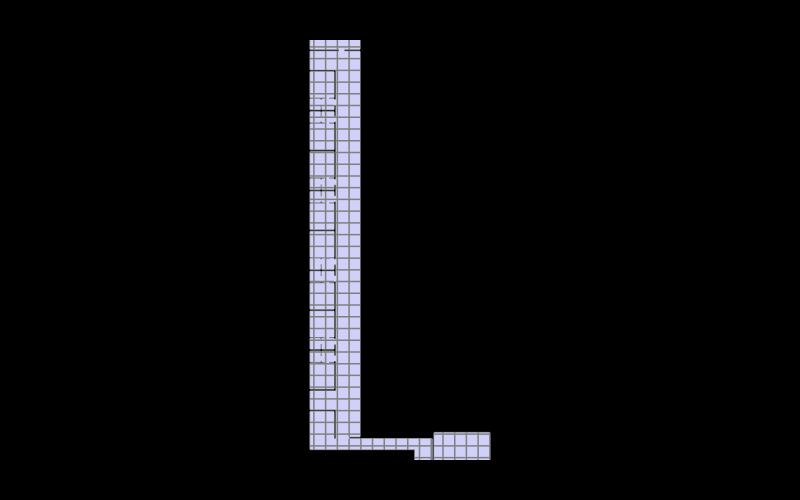

The code cell stored with this chart in its notebook:
### Markdown cell above
## 8. Show the geometry and the grid

### Code cell
# L1 + grid
Topology.Show(plan_l1, grid_l1,
              camera=[0,0,6],
              faceColor=[210,210,250],
              faceOpacity=1,
              edgeColor='grey',
              edgeWidth=3,
              showVertices=False,
              backgroundColor='black',
              width=800, height=500,
              renderer=renderer)

### Figure 1 — Plotly figure (JSON) as saved in the notebook; plotly's stock layout.template omitted (floating-point values rounded to 4 significant figures; data arrays with more than 128 entries replaced by an {"elided": "..."} marker saying what was removed)
{"data": [{"hoverinfo": "text", "hovertext": {"elided": "732 str values"}, "legendgroup": "2", "legendrank": 2, "line": {"color": "#808080", "width": 3}, "mode": "lines", "name": "1: Untitled (Edges)", "showlegend": false, "type": "scatter3d", "x": {"elided": "732 float values"}, "y": {"elided": "732 float values"}, "z": {"elided": "732 int values"}}, {"cmax": 1, "cmin": 0, "color": "#D2D2FA", "colorscale": [[0, "#440154"], [0.1111, "#482878"], [0.2222, "#3e4989"], [0.3333, "#31688e"], [0.4444, "#26828e"], [0.5556, "#1f9e89"], [0.6667, "#35b779"], [0.7778, "#6ece58"], [0.8889, "#b5de2b"], [1, "#fde725"]], "flatshading": true, "hoverinfo": "text", "hovertext": "", "i": {"elided": "242 int values"}, "j": {"elided": "242 int values"}, "k": {"elided": "242 int values"}, "legendgroup": "3", "legendrank": 3, "lighting": {"facenormalsepsilon": 0}, "name": "1: Untitled (Faces)", "opacity": 1, "showlegend": false, "showscale": false, "text": "", "type": "mesh3d", "x": {"elided": "244 float values"}, "y": {"elided": "244 float values"}, "z": {"elided": "244 int values"}}, {"hoverinfo": "text", "hovertext": {"elided": "396 str values"}, "legendgroup": "5", "legendrank": 5, "line": {"color": "#808080", "width": 3}, "mode": "lines", "name": "2: Untitled (Edges)", "showlegend": false, "type": "scatter3d", "x": {"elided": "396 float values"}, "y": {"elided": "396 float values"}, "z": {"elided": "396 int values"}}], "layout": {"autosize": true, "height": 500, "margin": {"b": 40, "l": 40, "r": 40, "t": 40}, "paper_bgcolor": "#000000", "plot_bgcolor": "#000000", "scene": {"aspectmode": "data", "camera": {"center": {"x": 0, "y": 0, "z": 0}, "eye": {"x": 0, "y": 0, "z": 6}, "projection": {"type": "perspective"}, "up": {"x": 0, "y": 0, "z": 1}}, "xaxis": {"visible": false}, "yaxis": {"visible": false}, "zaxis": {"visible": false}}, "showlegend": true, "width": 800, "xaxis": {"showgrid": false, "visible": false, "zeroline": false}, "yaxis": {"showgrid": false, "visible": false, "zeroline": false}}}
